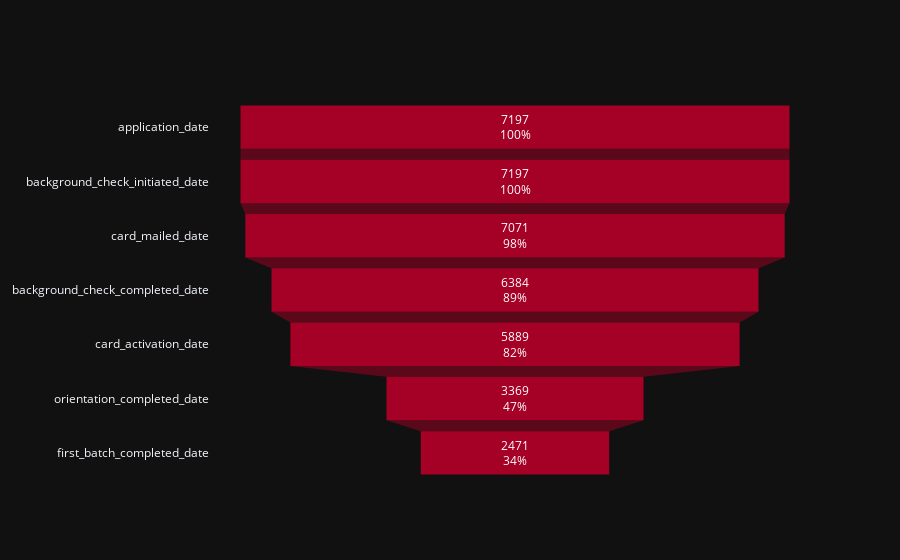

Write notebook code for a chart like this one.
### Code cell
# plot the converstion funnel of treatment group

df_treat_converstion = df[df['group'] == 'treatment'].groupby(['group', 'event']).applicant_id.nunique().sort_values(
    ascending=False)

# print(df_treat_converstion)

df_treat_converstion = df_treat_converstion.to_frame()

fig = go.Figure(go.Funnel(
    y=df_treat_converstion.index.get_level_values(1),
    x=df_treat_converstion.applicant_id,
    name='treatment',
    textinfo="value+percent initial",
    marker=dict(color='rgb(165,0,38)')))

fig.show()

# from the funnel chart, we can see that the converstion rate of treatment group is higher than control group, reaching to about 43%

### Figure 1 — Plotly figure (JSON) as saved in the notebook; plotly's stock layout.template omitted (floating-point values rounded to 4 significant figures)
{"data": [{"marker": {"color": "rgb(165,0,38)"}, "name": "treatment", "textinfo": "value+percent initial", "type": "funnel", "x": [7197, 7197, 7071, 6384, 5889, 3369, 2471], "y": ["application_date", "background_check_initiated_date", "card_mailed_date", "background_check_completed_date", "card_activation_date", "orientation_completed_date", "first_batch_completed_date"]}], "layout": {}}
